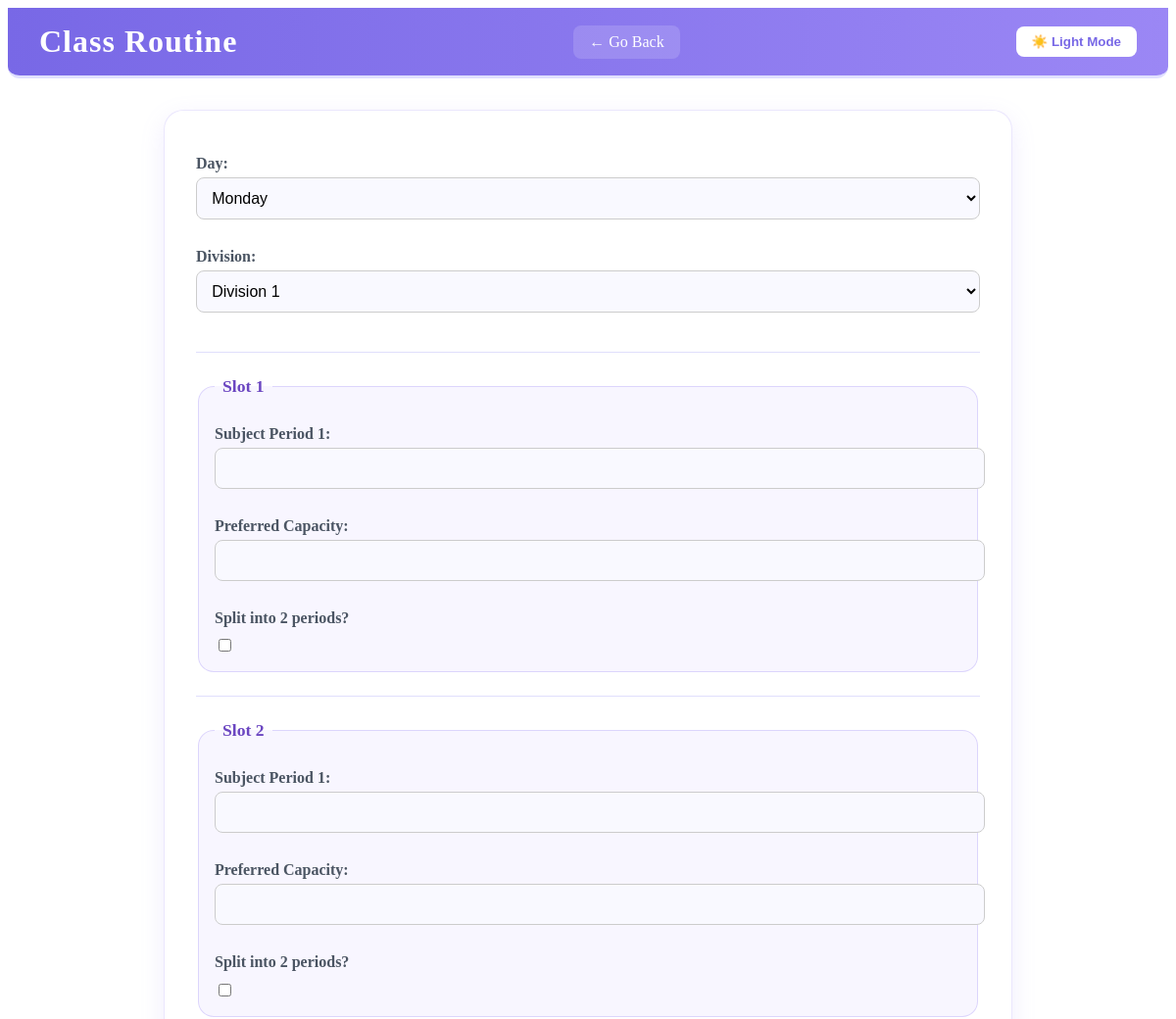
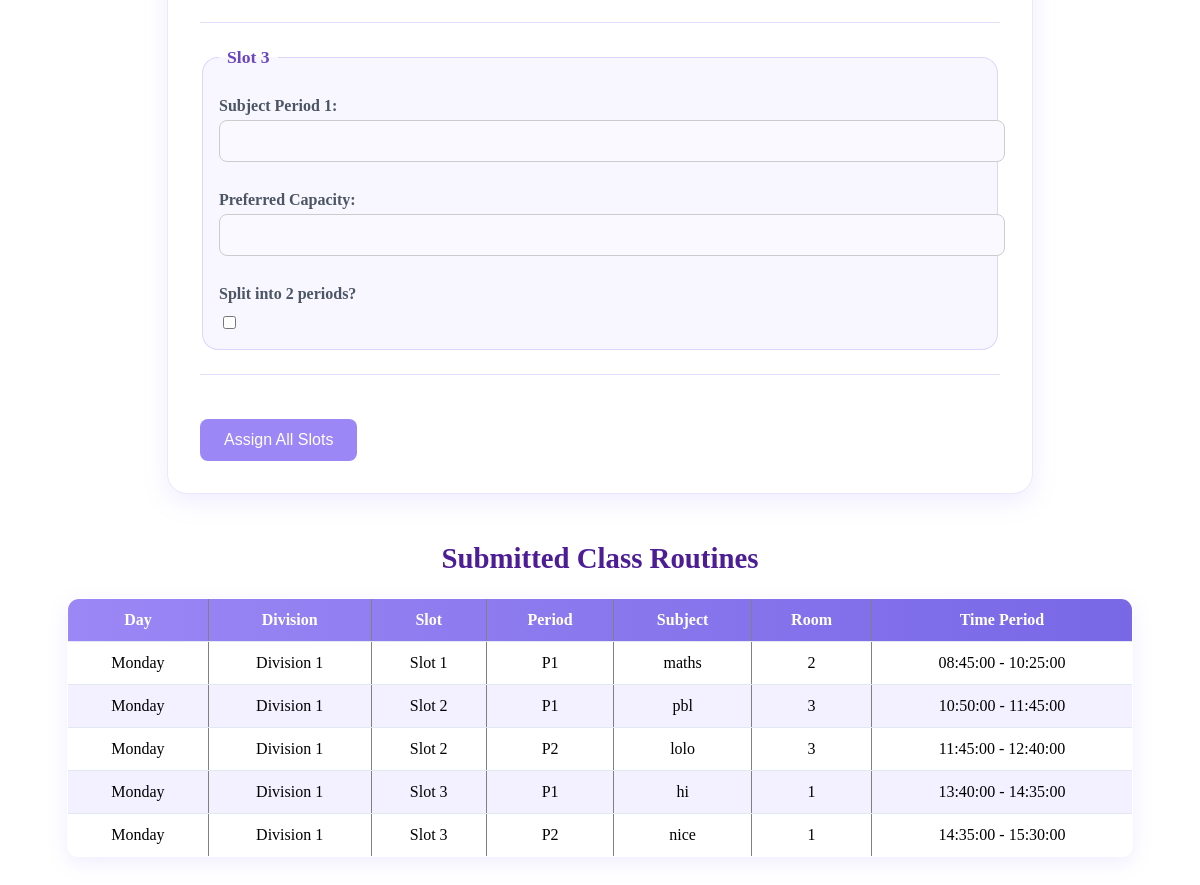
/class-routine (signed in), run on the app's committed database (2 pictures, top to bottom).
### website/models.py (models this page shows)
class ClassRoutine(db.Model):
    id = db.Column(db.Integer, primary_key=True)
    division = db.Column(db.String(50), nullable=False)  # e.g., Division 1
    user_id = db.Column(db.Integer, db.ForeignKey('user.id'))
    day = db.Column(db.String(10), nullable=False)
    time_slot = db.Column(db.String(20), nullable=False)  # e.g., Slot 1
    period_number = db.Column(db.Integer, nullable=False)  # 1 or 2
    subject = db.Column(db.String(100), nullable=False)
    start_time = db.Column(db.Time, nullable=False)
    end_time = db.Column(db.Time, nullable=False)
    room_id = db.Column(db.Integer, db.ForeignKey('workspace.id'))
    timestamp = db.Column(db.DateTime, default=datetime.utcnow)
    room = db.relationship('Workspace')

### website/views.py (the view, shortened to what this page needs)
@views.route('/class-routine', methods=['GET', 'POST'])
@login_required
def class_routine():
    time_slots = {
        "Slot 1": (time(8, 45), time(10, 25)),
        "Slot 2": (time(10, 50), time(12, 40)),
        "Slot 3": (time(13, 40), time(15, 30))
    }
    all_routines = (
        db.session.query(ClassRoutine)
        .filter(ClassRoutine.period_number.in_([1, 2]))  # Ensure both periods are included
        .order_by(ClassRoutine.day, ClassRoutine.time_slot, ClassRoutine.division, ClassRoutine.period_number)
        .all()
    )
    unique_routines = {}
    for r in all_routines:
        key = (r.day, r.division, r.period_number,r.time_slot)
        if key not in unique_routines:
            unique_routines[key] = r
    routines = list(unique_routines.values())
    return render_template('class-routine.html', user=current_user, routines=routines)

### website/__init__.py (called while the page is built)
def create_app():
    app = Flask(__name__)
    app.config['SECRET_KEY'] = 'love'
    app.config['SQLALCHEMY_DATABASE_URI'] = f'sqlite:///{DB_NAME}'
    db.init_app(app)
    from .views import views
    from .auth import auth
    app.register_blueprint(views, url_prefix='/')
    app.register_blueprint(auth, url_prefix='/')
    from .models import User, Workspace  # Import Workspace model
    with app.app_context():
        db.create_all()
        seed_workspaces()  # Seed default workspaces
    login_manager = LoginManager()
    login_manager.login_view = 'auth.login'
    login_manager.init_app(app)
    @login_manager.user_loader
    def load_user(id):
        return User.query.get(int(id))
    return app

### website/templates/class-routine.html (shortened to what this page needs)
<!DOCTYPE html>
<html lang="en">
<head>
    <link rel="stylesheet" href="{{ url_for('static', filename='styles/routine.css') }}">
</head>
<body>
<header class="header">
    <h1>Class Routine</h1>
    <a href="/" class="details-link">← Go Back</a>
    <button onclick="toggleTheme()" id="themeToggle">☀️ Light Mode</button>
</header>
<form method="POST">
  <label>Day:</label>
  <select name="day" required>
    <option>Monday</option>
  </select>
  <label>Division:</label>
  <select name="division" required>
    <option>Division 1</option>
  </select>
  <hr>
  {% for slot in ['Slot 1', 'Slot 2', 'Slot 3'] %}
    <fieldset>
      <legend>{{ slot }}</legend>
      <label>Subject Period 1:</label>
      <input type="text" name="subject_{{ slot }}_1" required>
      <label>Preferred Capacity:</label>
      <input type="number" name="capacity_{{ slot }}" min="1" required>
      <label>Split into 2 periods?</label>
      <input type="checkbox" name="split_{{ slot }}" onchange="toggleSplit('{{ slot }}')">
    </fieldset>
    <hr>
  {% endfor %}
  <button type="submit">Assign All Slots</button>
</form>
<h2>Submitted Class Routines</h2>
<table border="1">
  <thead>
    <tr>
      <th>Day</th>
      <th>Division</th>
      <th>Slot</th>
      <th>Period</th>
      <th>Subject</th>
      <th>Room</th>
      <th>Time Period</th>
    </tr>
  </thead>
  <tbody>
    {% for routine in routines %}
        <tr>
            <td>{{ routine.day }}</td>
            <td>{{ routine.division }}</td>
            <td>{{ routine.time_slot }} </td>
            <td>P{{ routine.period_number }}</td>
            <td>{{ routine.subject }}</td>
            <td>{{ routine.room_id}}</td>
            <td>{{ routine.start_time }} - {{ routine.end_time }}</td>
        </tr>
    {% endfor %}
  </tbody>
</table>

### website/static/styles/routine.css (style rules this page uses)
.header { display: flex; justify-content: space-between; align-items: center; background: linear-gradient(to right, #7868e6, #9b87f5); padding: 1rem 2rem; color: #ffffff; border-bottom: 3px solid #e0e0ff; border-radius: 0 0 12px 12px; }
.header h1 { margin: 0; font-size: 2rem; font-weight: 600; letter-spacing: 1px; }
.header a.details-link { text-decoration: none; color: #ffffff; font-weight: 500; background: rgba(255, 255, 255, 0.15); padding: 0.5rem 1rem; border-radius: 8px; transition: background 0.2s ease; }
#themeToggle { background: #ffffff; color: #7868e6; border: none; padding: 0.5rem 1rem; border-radius: 8px; font-weight: bold; cursor: pointer; transition: background 0.3s ease; }
form { background: rgba(255, 255, 255, 0.85); backdrop-filter: blur(6px); padding: 2rem; margin: 2rem auto; border-radius: 20px; max-width: 800px; box-shadow: 0 8px 24px rgba(155, 135, 245, 0.15); border: 1px solid rgba(155, 135, 245, 0.2); }
form label { display: block; margin: 0.8rem 0 0.3rem; font-weight: 600; color: #4b5563; }
form input[type="text"], form input[type="number"], form select { width: 100%; padding: 0.7rem; margin-bottom: 1rem; border-radius: 0.5rem; border: 1px solid #ccc; font-size: 1rem; background-color: #f9f9ff; }
form input[type="checkbox"] { margin-top: 0.5rem; }
fieldset { border: 1px solid rgba(155, 135, 245, 0.3); border-radius: 1rem; padding: 1rem; margin-bottom: 1rem; background-color: rgba(245, 243, 255, 0.7); }
legend { font-weight: bold; font-size: 1.1rem; color: #6b46c1; padding: 0 0.5rem; }
hr { border: none; border-top: 1px solid #e0dffc; margin: 1.5rem 0; }
h2 { text-align: center; margin-top: 3rem; font-size: 1.8rem; color: #4c1d95; }
table { width: 90%; margin: 1rem auto 3rem; border-collapse: collapse; background-color: rgba(255, 255, 255, 0.9); border-radius: 12px; overflow: hidden; box-shadow: 0 6px 20px rgba(155, 135, 245, 0.15); }
thead { background: linear-gradient(to right, #9b87f5, #7868e6); color: white; }
th, td { padding: 0.75rem 1rem; text-align: center; border-bottom: 1px solid #e2e8f0; }
tr:last-child td { border-bottom: none; }
tr:nth-child(even) { background-color: #f3f0ff; }
button[type="submit"] { background-color: #9b87f5; color: white; border: none; padding: 12px 24px; font-size: 16px; border-radius: 8px; cursor: pointer; transition: background-color 0.3s ease, transform 0.3s ease; margin-top: 20px; }

### data on the page
ClassRoutine: day "Monday", division "Division 1", time_slot "Slot 1", period_number "1", subject "maths", room_id "2", start_time "08:45:00", end_time "10:25:00"
ClassRoutine: day "Monday", division "Division 1", time_slot "Slot 2", period_number "1", subject "pbl", room_id "3", start_time "10:50:00", end_time "11:45:00"
ClassRoutine: day "Monday", division "Division 1", time_slot "Slot 2", period_number "2", subject "lolo", room_id "3", start_time "11:45:00", end_time "12:40:00"
ClassRoutine: day "Monday", division "Division 1", time_slot "Slot 3", period_number "1", subject "hi", room_id "1", start_time "13:40:00", end_time "14:35:00"
ClassRoutine: day "Monday", division "Division 1", time_slot "Slot 3", period_number "2", subject "nice", room_id "1", start_time "14:35:00", end_time "15:30:00"

### other printed values
{{ slot }} "Slot 1" "Slot 2" "Slot 3"
